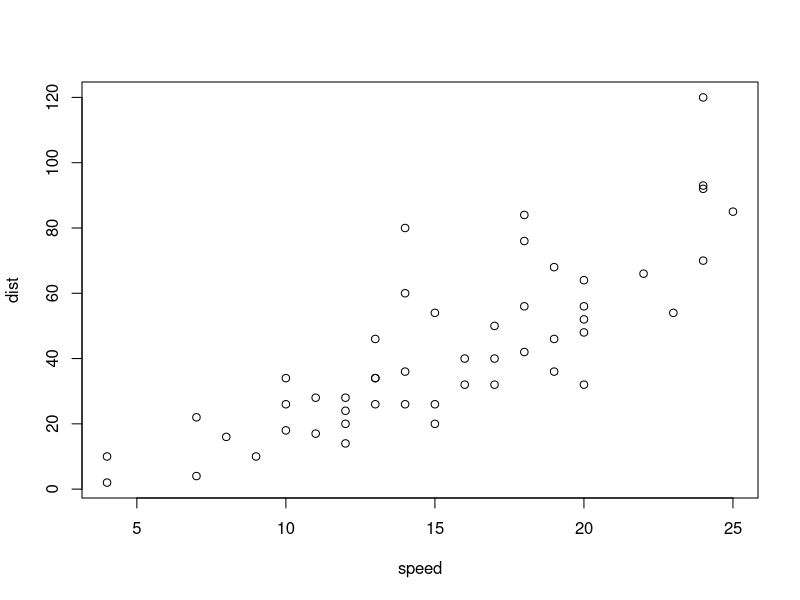
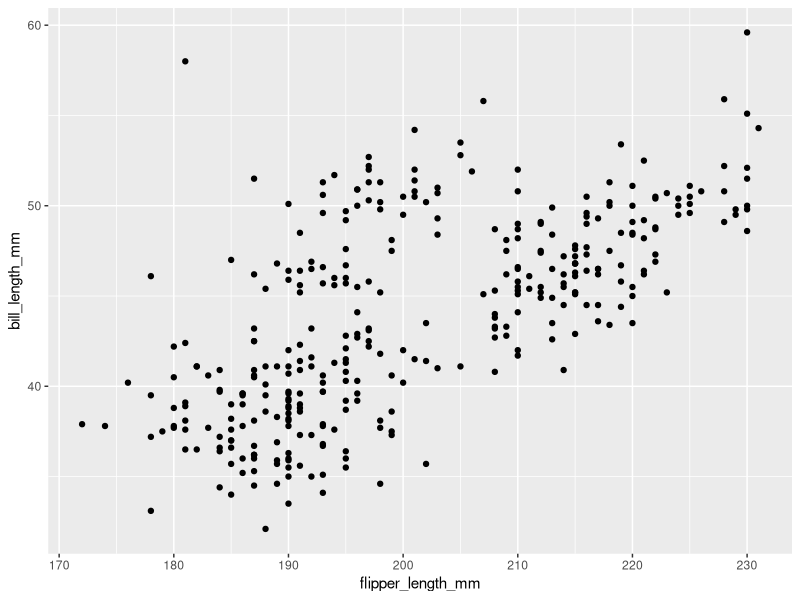

These figures' R source, in order:
## ---- chunk 1

## ---- chunk 2
plot(cars)
## ---- chunk 3
library(tidyverse)
library(palmerpenguins)
## ---- chunk 4
ggplot(data = penguins,
       mapping = aes(x = flipper_length_mm, y = bill_length_mm)
) +
geom_point()
## ---- chunk 5
view(penguins)
